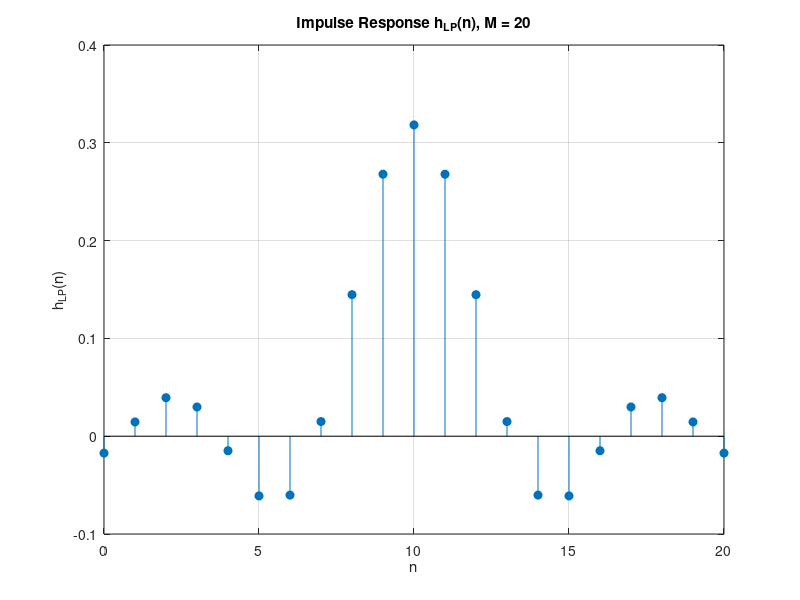
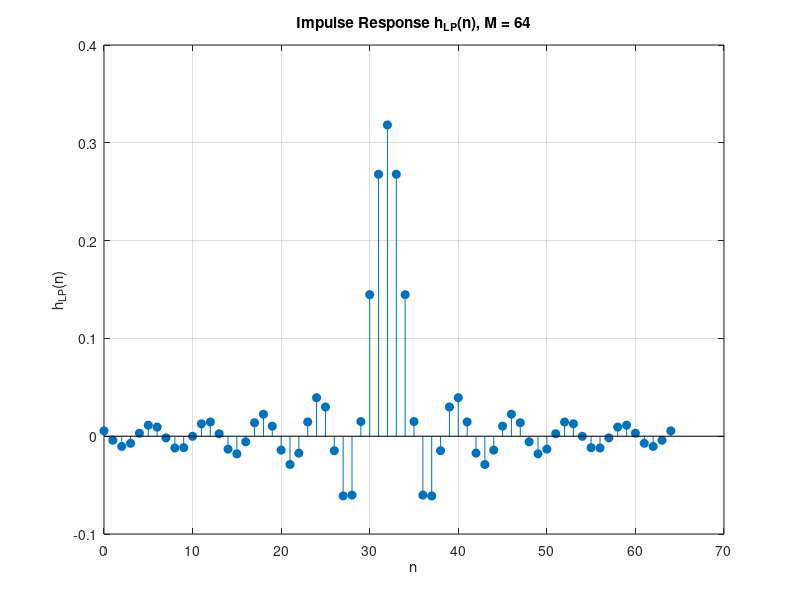
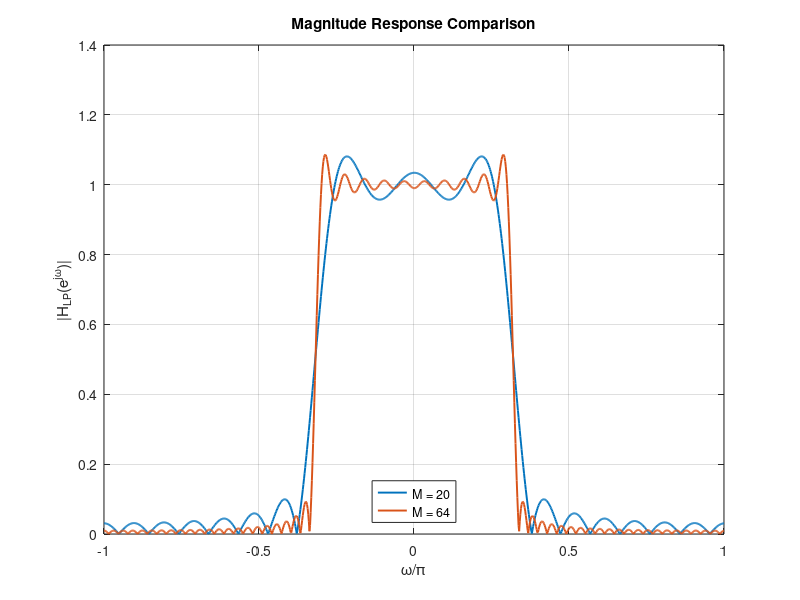

Reproduce these figures in MATLAB, in order.
clear; close all; clc;

% ------- Parameters ------------------------------------------
wc   = 1;                 % cutoff frequency (radians)
Nfft = 1024;              % FFT length
Ms   = [20, 64];          % compare these two filter orders
outDir = fullfile('figures');
if ~exist(outDir, 'dir'); mkdir(outDir); end

% ------- Loop through each filter order ----------------------
Hs = cell(1, numel(Ms));
w = linspace(-pi, pi, Nfft);

for k = 1:numel(Ms)
    M = Ms(k);
    n = 0:M;

    % Ideal low-pass impulse response (sinc function)
    hLP = sin(wc * (n - M/2)) ./ (pi * (n - M/2));
    hLP(n == M/2) = wc / pi;  % handle divide-by-zero

    % Plot impulse response
    figure('Color', 'w');
    stem(n, hLP, 'filled'); grid on;
    title(sprintf('Impulse Response h_{LP}(n), M = %d', M));
    xlabel('n'); ylabel('h_{LP}(n)');
    if ~exist(outDir, 'dir')
    mkdir(outDir);
    end
    saveas(gcf, fullfile(outDir, sprintf('hLP_M%d.png', M)));

    % Frequency response
    H = fftshift(fft(hLP, Nfft));
    Hs{k} = abs(H);
end

% ------- Compare magnitude responses -------------------------
figure('Color', 'w');
plot(w/pi, Hs{1}, 'LineWidth', 1.4); hold on;
plot(w/pi, Hs{2}, 'LineWidth', 1.4);
xlabel('\omega/\pi'); ylabel('|H_{LP}(e^{j\omega})|');
title('Magnitude Response Comparison');
legend(arrayfun(@(m) sprintf('M = %d', m), Ms, 'UniformOutput', false), ...
       'Location', 'South');
grid on; xlim([-1 1]);
if ~exist(outDir, 'dir')
    mkdir(outDir);
end
    
saveas(gcf, fullfile(outDir, 'HLP_compare.png'));
